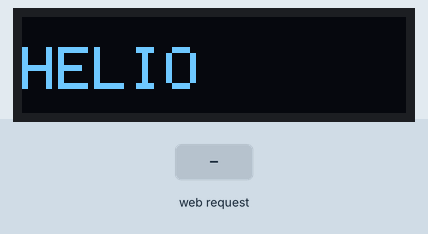
Recording of a sketch running on a simulated ESP8266 (NodeMCU). On the bench: 128×32 one-colour display. The inputs (shaded band) are chosen by the test bench. WiFi joins after 1.5 s; servers stay silent unless stated; what the sketch prints to the serial monitor is not drawn.

Above: at 4.7 s.
4.8 s: HTTP request GET /action_page?txt=1 received
At 5.2 s:
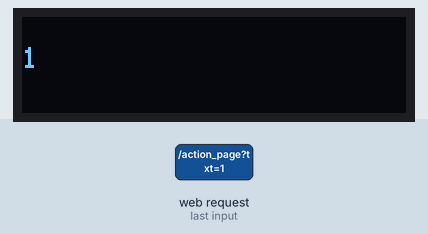
6.3 s: HTTP request GET /action_page?txt=0 received
At 7.6 s:
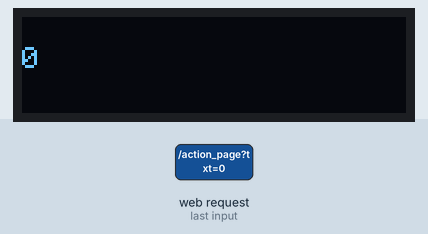
Timing chart, 0 to 9.3 s (numbered marks = the images above; inputs shaded):
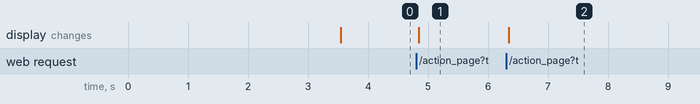

The sketch:

formulario.ino
```cpp
#include <ESP8266WiFi.h>
#include <WiFiClient.h>
#include <ESP8266WebServer.h>

#include <Wire.h>
#include <Adafruit_GFX.h>
#include <Adafruit_SSD1306.h>

//===============================================================
//Configuración Pantalla.
//===============================================================
#define SCREEN_WIDTH 128
#define SCREEN_HEIGHT 32
#define OLED_RESET     -1
Adafruit_SSD1306 display(SCREEN_WIDTH, SCREEN_HEIGHT, &Wire, OLED_RESET);

//===============================================================
//Configuración WI-FI.
//===============================================================
const char* ssid = "REDJAM-2.4G-W23H";
const char* password = "pepito777";
const int port = 80;

ESP8266WebServer server(port);

//===============================================================
// Formulario Principal.
//===============================================================
void base() {
 server.send(200,"text/html","<form action=\"/action_page\" method=\"POST\"><input type=\"text\" name=\"txt\" placeholder=\"\"><input type=\"submit\" value=\"Submit\"></form>");
}
//===============================================================
// Valor del texto de entrada.
//===============================================================
void text() {
 if(!display.begin(SSD1306_SWITCHCAPVCC, 0x3C)) {
   Serial.println(F("SSD1306 allocation failed"));
   for(;;);
 }
 display.clearDisplay();
 display.setTextSize(0.5);
 display.setTextColor(WHITE);
 display.setCursor(0, 10);
 String txt = server.arg("txt");
 Serial.println(txt);
 display.println(txt);
 display.display();
 server.send(200, "text/html", "<meta http-equiv='refresh' content='0;URL=/' />"); //Redirección a la página principal
}
//==============================================================
//==============================================================

void setup(void){
  Serial.begin(9600);
  //Wire.begin(2, 0); //Descomentar si ESP-01/S
  if(!display.begin(SSD1306_SWITCHCAPVCC, 0x3C)) {
    Serial.println(F("SSD1306 allocation failed"));
    for(;;);
  }
  WiFi.begin(ssid, password);
  while (WiFi.status() != WL_CONNECTED) {
    delay(500);
  }
  delay(2000);
  display.clearDisplay();
  display.setTextSize(2);
  display.setTextColor(WHITE);
  display.setCursor(0, 10);
  display.println("HELIO");
  server.on("/", base);             //Envio
  server.on("/action_page", text);  //Recepcion
  server.begin();
  display.display();
}
void loop(void){
  server.handleClient();
}
```

Measured:
- after the input at 4.8 s, the display: changes at once (image 1)
- after the input at 6.3 s, the display: changes at once (image 2)
